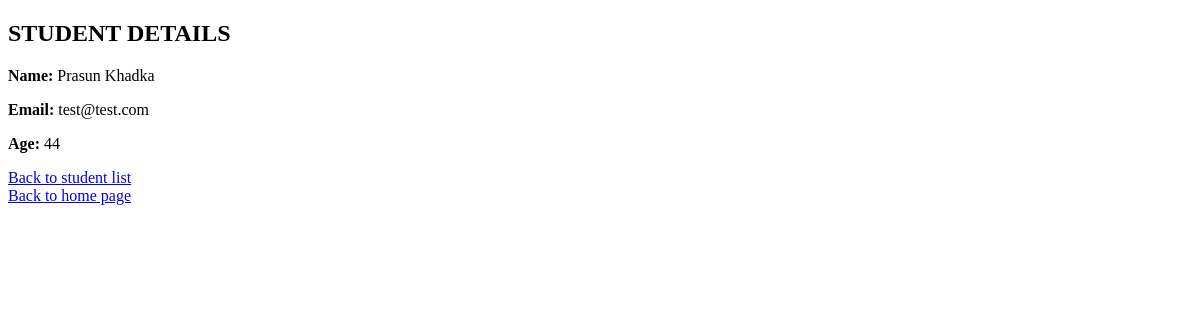
The page /detail/4/ on the database as committed earlier.
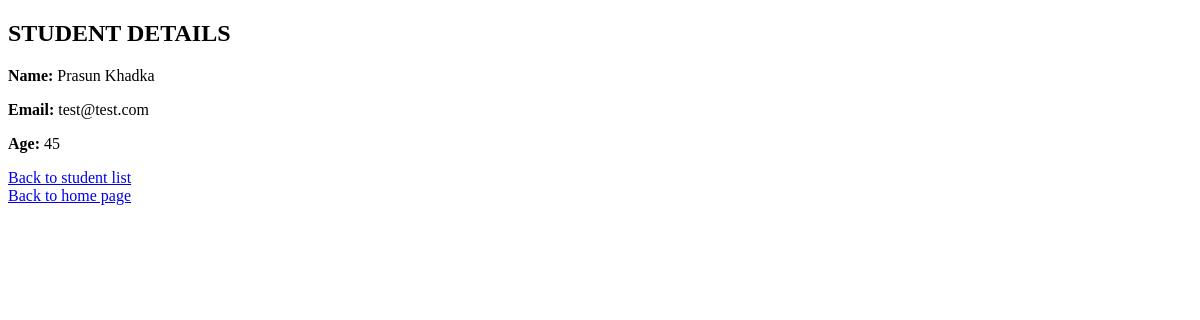
The same page on the database as committed later.
### student/models.py (models this page shows)
class Student(models.Model):
  name = models.CharField()
  age = models.IntegerField()
  email = models.EmailField(unique=True)

### student/views.py (the view)
# urls.py: path('detail/<int:pk>/',views.student_detail,name="student_detail"),
def student_detail(request,pk):
  student=get_object_or_404(Student,pk=pk)
  return render(request , 'detail.html',{'student':student})

### student/templates/detail.html (shortened to what this page needs)
<!DOCTYPE html>
<html>
  <head>
  </head>
  <body>
    <h2> STUDENT DETAILS</h2>
    <p><strong>Name:</strong> {{student.name}}</p>
    <p><strong>Email:</strong> {{student.email}}</p>
    <p><strong>Age:</strong> {{student.age}}</p>
    <a href="{% url 'student_list' %}">Back to student list</a>
    <br>
    <a href="{% url 'student_create' %}">Back to home page</a>
    <br/>
  </body>
</html>

Rows that differ between the two databases and show on the page:
changed Student "Prasun Khadka": age "44" → "45"
